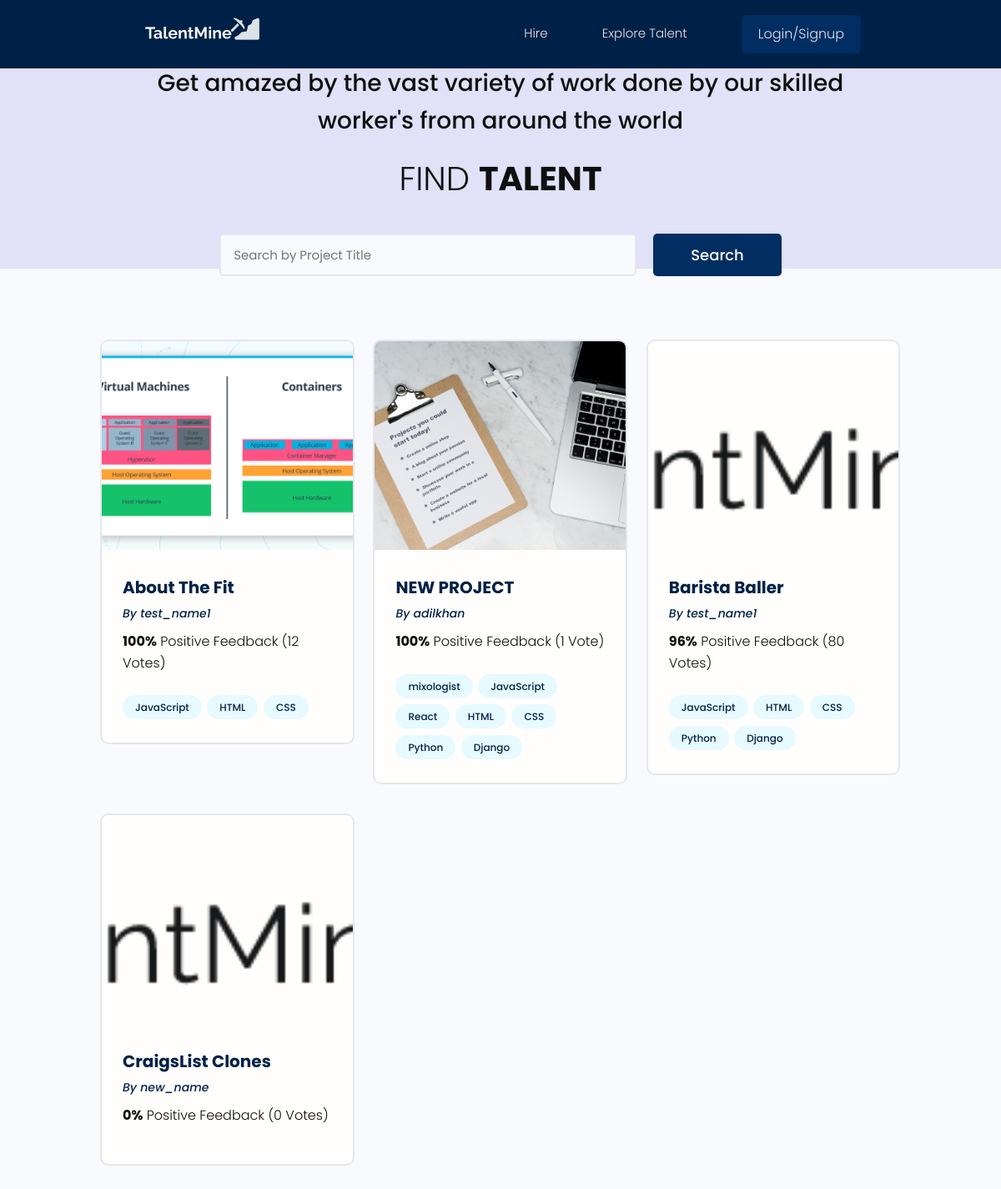
The app's page /project/, older data.
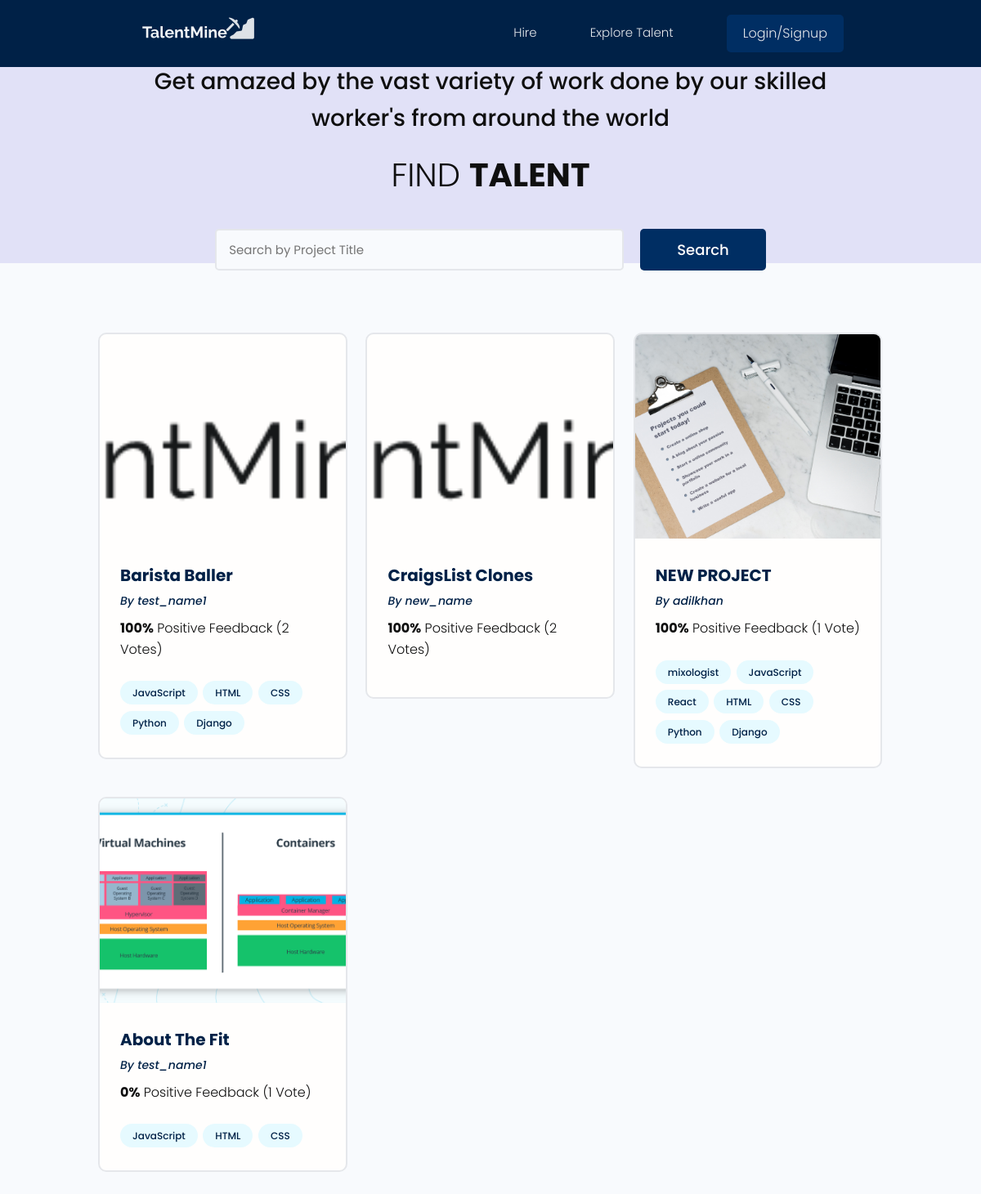
The same page, newer data.
### projects/models.py (models this page shows, shortened)
class Project(models.Model):
    owner = models.ForeignKey(Profile,null=True,blank=True,on_delete=models.SET_NULL)
    id = models.UUIDField(default = uuid.uuid4, unique=True,primary_key=True,editable=False)
    title = models.CharField(max_length=200)
    description = models.TextField(null=True, blank=True)
    featured_image = models.ImageField(null=True,blank=True,default="default.jpg")
    demo_link = models.CharField(max_length=20000,null=True,blank=True)
    source_link = models.CharField(max_length=20000,null=True,blank=True)
    tags = models.ManyToManyField('Tag',blank=True)
    vote_total = models.IntegerField(default=0,null=True,blank=True)
    vote_ratio = models.IntegerField(default=0,null=True,blank=True)
    created = models.DateTimeField(auto_now_add=True)
    class Meta:
        ordering=['-vote_ratio','-vote_total','title']

class Tag(models.Model):
    name = models.CharField(max_length=200)
    created = models.DateTimeField(auto_now_add=True)
    id = models.UUIDField(default = uuid.uuid4, unique=True,primary_key=True,editable=False)
    def __str__(self):
        return self.name

### users/models.py (models this page shows, shortened)
class Profile(models.Model):
    user = models.OneToOneField(User,on_delete=models.CASCADE,null=True,blank=True)
    name = models.CharField(max_length = 100,blank=True,null=True)
    email = models.EmailField(max_length=100,blank=True,null=True)
    username  = models.CharField(max_length = 100,blank=True,null=True)
    location = models.CharField(max_length = 500,blank=True,null=True)
    short_intro  = models.CharField(max_length = 180,blank=True,null=True)
    bio = models.TextField(blank=True,null=True)
    profile_image = models.ImageField(null=True,blank=True,upload_to = 'profiles/',default ="profiles/avatar.jpeg" )
    social_github =  models.CharField(max_length = 5000,blank=True,null=True)
    social_twitter =  models.CharField(max_length = 5000,blank=True,null=True)
    social_linkedin =  models.CharField(max_length = 5000,blank=True,null=True)
    social_website =  models.CharField(max_length = 5000,blank=True,null=True)
    created = models.DateTimeField(auto_now_add=True)
    id = models.UUIDField(default = uuid.uuid4, unique=True,primary_key=True,editable=False)

### projects/views.py (the view)
# urls.py: path('',include('projects.urls')),
def projects(request):
    search_query,projects = searchProject(request)
    context = {'projects':projects,'search_query':search_query}
    return render(request,'projects/projects.html',context)

### projects/utils.py (called while the page is built)
def searchProject(request):
    search_query = ''
    if request.GET.get('search_query'):
        search_query = request.GET.get('search_query')
    tag = Tag.objects.filter(name__icontains=search_query)
    projects = Project.objects.distinct().filter(
        Q(title__icontains=search_query)|
        Q(description__icontains=search_query)|
        Q(owner__name__icontains=search_query)|
        Q(tags__in=tag)
    )
    return search_query,projects

### projects/templates/projects/projects.html (shortened to what this page needs)
<!DOCTYPE html>
<html lang="en" dir="ltr">
    <head>
    </head>
    <body>
        {% extends 'main.html'%}
        {% block content %}
        <main class="projects">
          <section class="hero-section text-center">
            <div class="container container--narrow">
              <div class="hero-section__box">
                  <h4 style="padding: 20px;">Get amazed by the vast variety of work done by our skilled worker's from around the world </h4>
                <h2>Find <span>Talent</span></h2>
              </div>
              <div class="hero-section__search">
                <form class="form" action="{% url 'projects'%}" method="get">
                  <div class="form__field">
                    <input class="input input--text" id="formInput#search" type="text" name="search_query"
                    value="{{search_query}}" placeholder="Search by Project Title" />
                  </div>
                  <input class="btn btn--sub btn--lg" type="submit" value="Search" />
                </form>
              </div>
            </div>
          </section>
          <section class="projectsList">
            <div class="container">
              <div class="grid grid--three">
                  {% for project in projects%}
                <div class="column">
                  <div class="card project">
                    <a href="{%url 'project' project.id%}" class="project">
                      <img class="project__thumbnail" src="{{ project.featured_image.url }}" alt="project thumbnail" />
                      <div class="card__body">
                        <h3 class="project__title">{{project.title}}</h3>
                        <p><a class="project__author" href="{% url 'user-profile' project.owner.id %}">By {{project.owner.name}}</a></p>
                        <p class="project--rating">
                          <span style="font-weight: bold;">{{project.vote_ratio}}%</span> Positive
                          Feedback ({{project.vote_total}} Vote{{project.vote_total|pluralize:"s"}})
                        </p>
                        <div class="project__tags">
                            {%for tag in project.tags.all%}
                            <span class="tag tag--pill tag--main">
                              <small>{{tag}}</small>
                            </span>
                            {%endfor%}
                        </div>
                      </div>
                    </a>
                  </div>
                </div>
                {%endfor%}
              </div>
            </div>
          </section>
        </main>
        {% endblock content%}

Row changes from the older to the newer data that the page shows:
changed Project "Barista Baller": vote_ratio "96" → "100"; vote_total "80" → "2"
changed Project "CraigsList Clones": vote_ratio "0" → "100"; vote_total "0" → "2"
shown differently, row unchanged: Project "NEW PROJECT": moves down the list
changed Project "About The Fit": vote_ratio "100" → "0"; vote_total "12" → "1"; moves down the list
